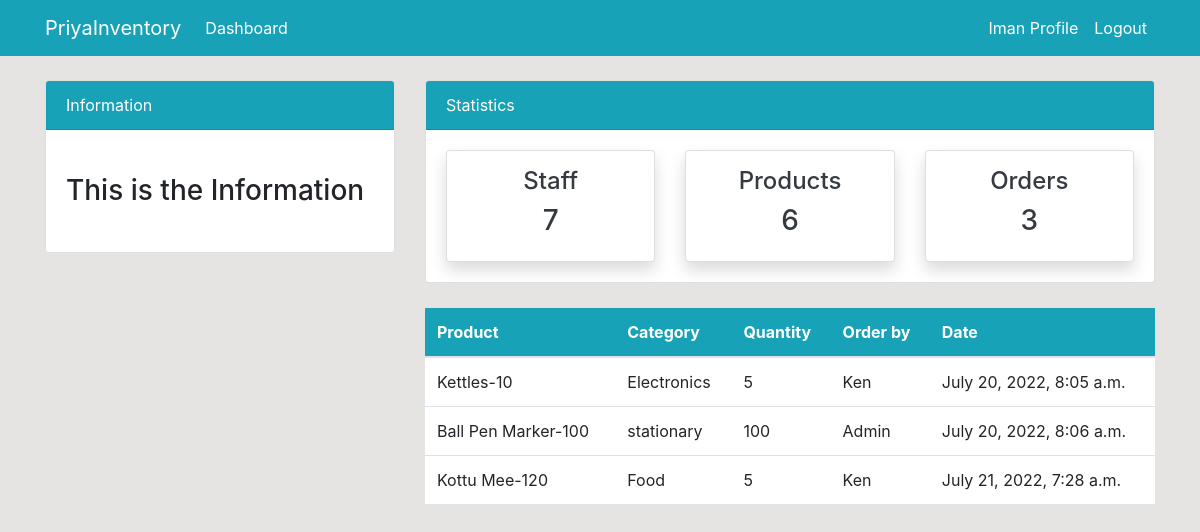
The page /order/ (signed in) on the database as committed earlier.
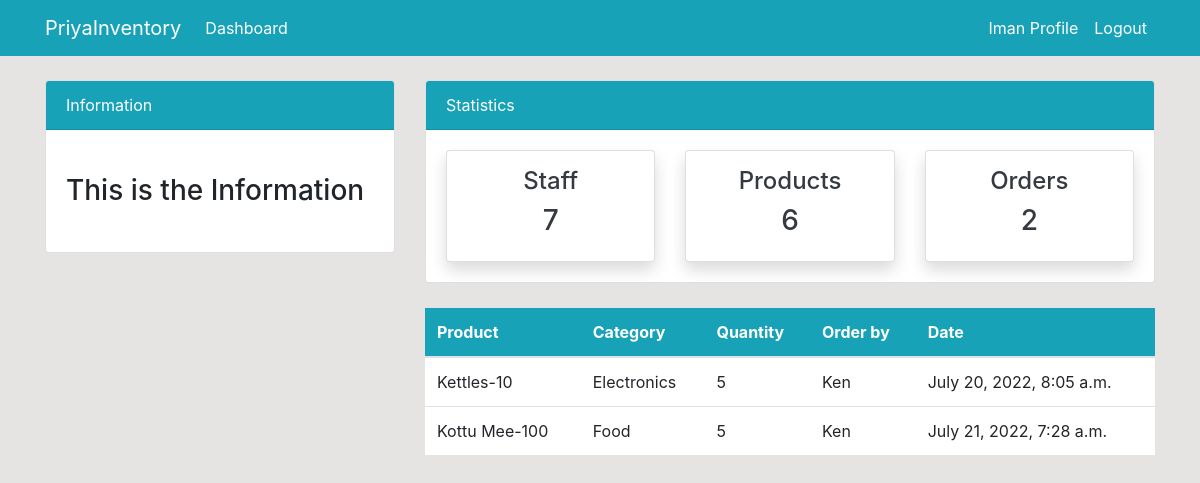
The same page on the database as committed later.
### dashboard/models.py (models this page shows, shortened)
class Order(models.Model):
    product = models.ForeignKey(Product, on_delete=models.CASCADE, null=True)
    staff = models.ForeignKey(User, models.CASCADE, null=True)
    order_quantity = models.PositiveIntegerField(null=True)
    date = models.DateTimeField(auto_now_add=True)
    class Meta:
        verbose_name_plural = 'Order'

class Product(models.Model):
    name = models.CharField(max_length=100, null=True)
    category = models.CharField(max_length=20, choices=CATEGORY, null=True)
    quantity = models.PositiveIntegerField(null=True)
    class Meta:
        verbose_name_plural = 'Product'
    def __str__(self):
        return f'{self.name}-{self.quantity}'

### dashboard/views.py (the view)
# urls.py: path('order/', views.order, name='dashboard-order'),
@login_required
def order(request):
    orders = Order.objects.all()
    orders_count = orders.count()
    workers_count = User.objects.all().count()
    product_count = Product.objects.all().count()
    context={
        'orders': orders,
        'workers_count': workers_count,
        'orders_count': orders_count,
        'product_count': product_count,
    }
    return render(request, 'dashboard/order.html', context)

### templates/dashboard/order.html (shortened to what this page needs)
{% extends 'partials/base.html' %}
{% block content %}
{% include 'partials/topnav.html' %}
    <div class="container">
        <div class="row my-4">
            <div class="col-md-4">
            </div>
            <div class="col-md-8">
                <table class="table bg-white">
                    <thead class="bg-info">
                        <tr class="text-white">
                            <th scope="col">Product</th>
                            <th scope="col">Category</th>
                            <th scope="col">Quantity</th>
                            <th scope="col">Order by</th>
                            <th scope="col">Date</th>
                        </tr>
                    </thead>
                    <tbody>
                        {% for orders in orders %}
                        <tr>
                            <td>{{ orders.product }}</td>
                            <td>{{ orders.product.category }}</td>
                            <td>{{ orders.order_quantity }}</td>
                            <td>
                                {{ orders.staff.username }}
                            </td>
                            <td>
                                {{ orders.date }}
                            </td>
                        </tr>
                        {% endfor %}
                    </tbody>
                </table>
            </div>
        </div>
    </div>
{% endblock %}

Rows that differ between the two databases and show on the page:
removed Order: product "Ball Pen Marker-100", product.category "stationary", order_quantity "100", staff.username "Admin", date "July 20, 2022, 8:06 a.m."
changed through a linked row, Order "Food": product "Kottu Mee-120" → "Kottu Mee-100"
Other text that changed with them:
{{ orders_count }}: "3" → "2"
